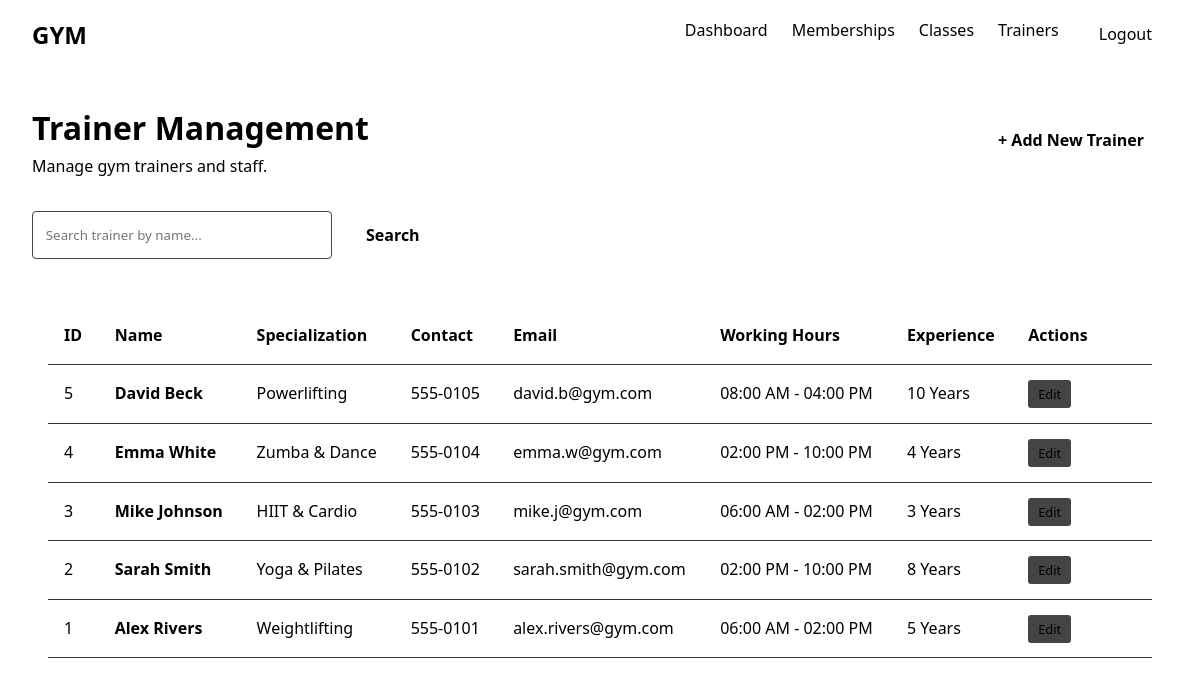
Page /trainers/index.php (signed in) on the committed database.
### tables this page shows
CREATE TABLE trainers (
    id INT AUTO_INCREMENT PRIMARY KEY,
    trainer_name VARCHAR(100) NOT NULL,
    specialization VARCHAR(100) NOT NULL,
    contact_number VARCHAR(20) NOT NULL,
    email VARCHAR(100) NOT NULL,
    working_hours VARCHAR(100) NOT NULL,
    experience VARCHAR(50) NOT NULL,
    created_at TIMESTAMP DEFAULT CURRENT_TIMESTAMP
);

### trainers/index.php (the view, shortened to what this page needs)
<?php
require '../includes/db.php';
$search = '';
$query = "SELECT * FROM trainers";
$query .= " ORDER BY id DESC";
$stmt = $conn->prepare($query);
$stmt->execute();
$trainers_res = $stmt->get_result();
include '../includes/header.php';
?>
<div class="container">
    <div class="dashboard-header" style="display: flex; justify-content: space-between; align-items: center;">
        <div>
            <h1>Trainer Management</h1>
            <p style="color: var(--text-secondary);">Manage gym trainers and staff.</p>
        </div>
        <?php if($_SESSION['role'] === 'admin'): ?>
            <a href="add.php" class="btn-primary" style="width: auto; padding: 0.8rem 1.5rem;">+ Add New Trainer</a>
        <?php endif; ?>
    </div>
    <div style="margin-bottom: 2rem;">
        <form method="GET" action="index.php" style="display: flex; gap: 10px;">
            <input type="text" name="search" class="form-control" placeholder="Search trainer by name..." value="<?php echo htmlspecialchars($search); ?>" style="max-width: 300px;">
            <button type="submit" class="btn-primary" style="width: auto; padding: 0.8rem 1.5rem;">Search</button>
        </form>
    </div>
    <div class="table-container">
        <table>
            <thead>
                <tr>
                    <th>ID</th>
                    <th>Name</th>
                    <th>Specialization</th>
                    <th>Contact</th>
                    <th>Email</th>
                    <th>Working Hours</th>
                    <th>Experience</th>
                    <?php if($_SESSION['role'] === 'admin'): ?>
                        <th>Actions</th>
                    <?php endif; ?>
                </tr>
            </thead>
            <tbody>
                <?php if($trainers_res->num_rows > 0): ?>
                    <?php while($row = $trainers_res->fetch_assoc()): ?>
                    <tr>
                        <td><?php echo $row['id']; ?></td>
                        <td style="font-weight: bold; color: var(--gold);"><?php echo htmlspecialchars($row['trainer_name']); ?></td>
                        <td><?php echo htmlspecialchars($row['specialization']); ?></td>
                        <td><?php echo htmlspecialchars($row['contact_number']); ?></td>
                        <td><?php echo htmlspecialchars($row['email']); ?></td>
                        <td><?php echo htmlspecialchars($row['working_hours']); ?></td>
                        <td><?php echo htmlspecialchars($row['experience']); ?></td>
                        <?php if($_SESSION['role'] === 'admin'): ?>
                        <td style="white-space: nowrap;">
                            <a href="edit.php?id=<?php echo $row['id']; ?>" class="btn-small" style="color:var(--text-primary); background:#444; padding:5px 10px; border-radius:3px;">Edit</a>
                            <a href="delete.php?id=<?php echo $row['id']; ?>" class="btn-small btn-danger" style="padding:5px 10px; border-radius:3px; color:#fff;" onclick="return confirm('Are you sure you want to delete this trainer? This action cannot be undone.');">Delete</a>
                        </td>
                        <?php endif; ?>
                    </tr>
                    <?php endwhile; ?>
                <?php else: ?>
                    <tr><td colspan="8" style="text-align:center;">No trainers found.</td></tr>
                <?php endif; ?>
            </tbody>
        </table>
    </div>
</div>
<?php include '../includes/footer.php'; ?>

### css/style.css (style rules this page uses)
* { margin: 0; padding: 0; box-sizing: border-box; font-family: 'Segoe UI', Tahoma, Geneva, Verdana, sans-serif; }
body { background-color: var(--bg-dark); color: var(--text-primary); line-height: 1.6; }
a { text-decoration: none; color: var(--gold); transition: var(--transition); }
.form-control { width: 100%; padding: 0.8rem; background-color: var(--bg-dark); border: 1px solid #444; color: var(--text-primary); border-radius: 4px; transition: var(--transition); }
.btn-primary { width: 100%; padding: 0.8rem; background-color: var(--gold); color: var(--bg-dark); border: none; border-radius: 4px; font-weight: bold; font-size: 1rem; cursor: pointer; transition: var(--transition); }
.container { max-width: 1200px; margin: 0 auto; padding: 2rem; }
.dashboard-header { margin-bottom: 2rem; }
.dashboard-header h1 { color: var(--gold); }
.table-container { overflow-x: auto; background-color: var(--bg-card); border-radius: 8px; padding: 1rem; }
table { width: 100%; border-collapse: collapse; }
th, td { padding: 1rem; text-align: left; border-bottom: 1px solid #333; }
th { color: var(--gold); font-weight: bold; }
.btn-small { padding: 0.3rem 0.6rem; font-size: 0.8rem; }
.btn-danger { background-color: var(--danger); }

### rows in the picture
trainers: id "5", trainer_name "David Beck", specialization "Powerlifting", contact_number "555-0105", email "david.b@gym.com", working_hours "08:00 AM - 04:00 PM", experience "10 Years"
trainers: id "4", trainer_name "Emma White", specialization "Zumba & Dance", contact_number "555-0104", email "emma.w@gym.com", working_hours "02:00 PM - 10:00 PM", experience "4 Years"
trainers: id "3", trainer_name "Mike Johnson", specialization "HIIT & Cardio", contact_number "555-0103", email "mike.j@gym.com", working_hours "06:00 AM - 02:00 PM", experience "3 Years"
trainers: id "2", trainer_name "Sarah Smith", specialization "Yoga & Pilates", contact_number "555-0102", email "sarah.smith@gym.com", working_hours "02:00 PM - 10:00 PM", experience "8 Years"
trainers: id "1", trainer_name "Alex Rivers", specialization "Weightlifting", contact_number "555-0101", email "alex.rivers@gym.com", working_hours "06:00 AM - 02:00 PM", experience "5 Years"
